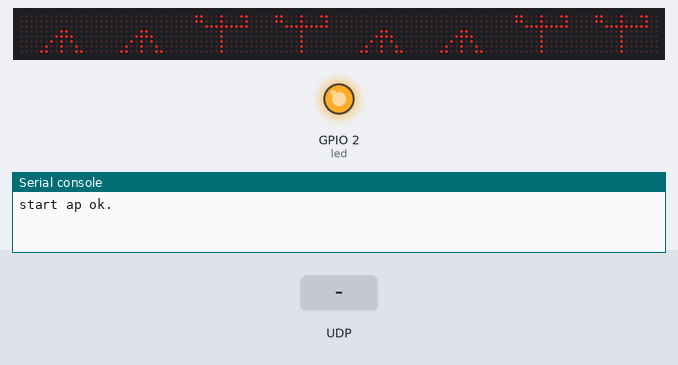
Simulated run of this program. Board: ESP32 board running MicroPython. On the bench: 128×8 LED matrix, output pins drawn as LEDs (lit = HIGH), the last lines printed to the serial console. The test bench sets the inputs (shaded band). The board's own WiFi access point starts at once; library files of the repository ran but are not shown: max7219.py; pins used as bus, display or sensor lines are not drawn.

Above: at 4.2 s.
4.3 s: UDP packet "1" arrives
At 5.6 s:
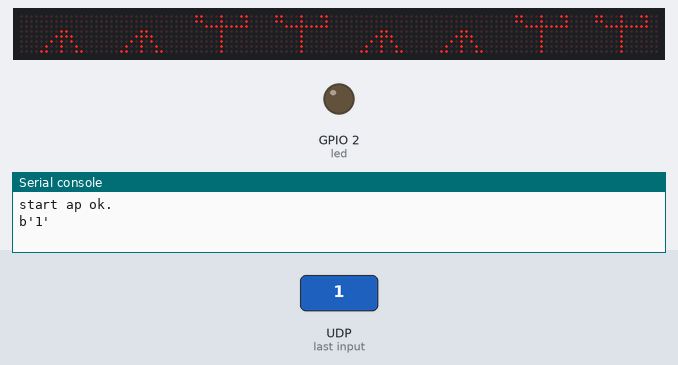
7.3 s: UDP packet "on" arrives
At 9.2 s:
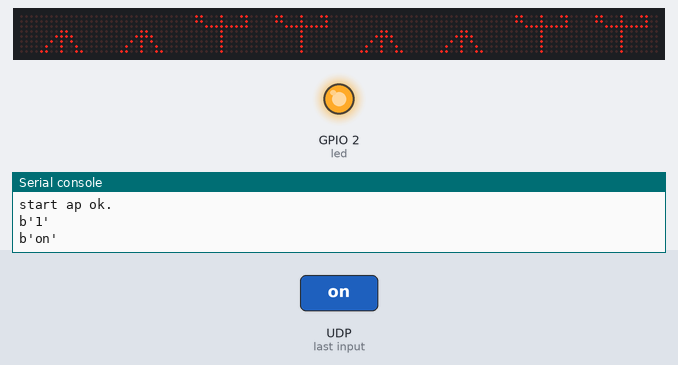
9.3 s: UDP packet "off" arrives
At 10.6 s:
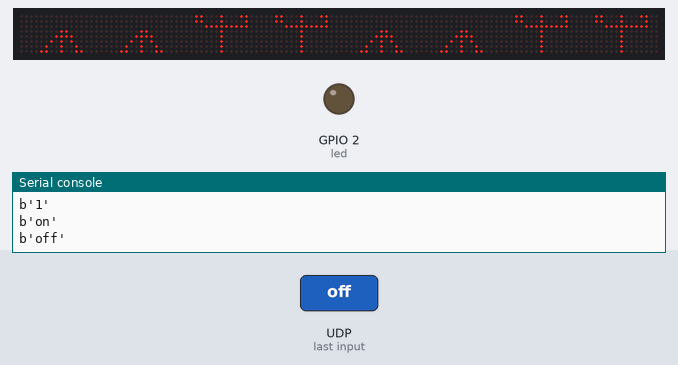
Timing chart, 0 to 12.3 s (numbered marks = the images above; inputs shaded):
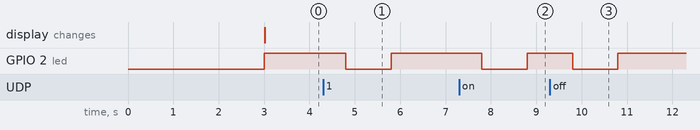

Measured:
- after the input at 4.3 s, GPIO 2 (led): HIGH → LOW after 0.50 s, → HIGH 1.0 s later
- after the input at 7.3 s, GPIO 2 (led): HIGH → LOW after 0.50 s, → HIGH 1.0 s later
- after the input at 9.3 s, GPIO 2 (led): HIGH → LOW after 0.50 s, → HIGH 1.0 s later

The program:

receiver2.py
```python
# esp32执行 接收端开启ap并控制屏幕

import network
from machine import Pin
import json
import socket
import time

# from testlcd import *
import max7219
from machine import Pin, SPI
#####

def receiver():
    ap = network.WLAN(network.AP_IF)
    # ap.active(False)
    ap.active(True)
    ap.config(essid='pyb_test', authmode=2, password='11111111')
    time.sleep(3)
    led = Pin(2,Pin.OUT)
    led.on() #light


    addr0 = ('192.168.4.1', 8085)

    s = socket.socket(socket.AF_INET, socket.SOCK_DGRAM) #UDP
    s.setsockopt(socket.SOL_SOCKET,socket.SO_REUSEADDR,1)
    s.bind(addr0)
    s.settimeout(0.5)
    # #子节点
    # s1 = socket.socket(socket.AF_INET, socket.SOCK_DGRAM, socket.IPPROTO_UDP)
    # addr1 = ('192.168.4.2', 8080)

    print("start ap ok.")

    ###
    spi = SPI(1, baudrate=1000000, polarity=1, phase=0, sck=Pin(4), mosi=Pin(23))
    ss = Pin(5, Pin.OUT)

    display = max7219.Matrix8x8(spi, ss, 16)
    display.buffer=  b'\x00\x00\x00\x00\x18\x8c\x18\x8c\x00\x00\x00\x00\x18\x8c\x18\x8c\x00\x00\x00\x00\x18\x84\x18\x84\x00\x00\x00\x00\x18\x84\x18\x84\x00\x00\x00\x00\x07\xfc\x07\xfc\x00\x00\x00\x00\x07\xfc\x07\xfc\x00\xc0\x00\xc0\x00\x80\x00\x80\x00\xc0\x00\xc0\x00\x80\x00\x80\x01\xe0\x01\xe0\x00\x80\x00\x80\x01\xe0\x01\xe0\x00\x80\x00\x80\x02\xa0\x02\xa0\x00\x80\x00\x80\x02\xa0\x02\xa0\x00\x80\x00\x80\x04\x90\x04\x90\x00\x80\x00\x80\x04\x90\x04\x90\x00\x80\x00\x80\x0c\x98\x0c\x98\x00\x80\x00\x80\x0c\x98\x0c\x98\x00\x80\x00\x80'
    display.show()
    ###


    temp_status = 0

    while 1:
        #UDP传输
        #第一个节点
        # s1.sendto(b'\x01', addr1)

        recv_data1 = None
        recv_addr1 = None
        try:
            while 1:
                temp1,temp2 = s.recvfrom(1024)
                recv_data1, recv_addr1 = temp1,temp2
                #直至最新
        except:
            pass

        if recv_data1!=None:
            print(recv_data1)
            led.off() #dark
            time.sleep(1)
            led.on() #light
            # s1.sendto(b'\x11',addr1) #发回表示收到

            if recv_data1==b'\x11':
                #请求变道
                #大佬大佬
                display.buffer = b'\x01\x00\x08@\x02\x80\x90\x80\x01\x00\x08@\x02\x80\x90\x80\x01\x00\x08@\x02\x80\x11\x84\x01\x00\x08@\x02\x80\x11\x84\x01\x00\x08D\x04@\x12\x98\x01\x00\x08D\x04@\x12\x98\x01\x00\x13\xf4\x04@\x14\xe0\x01\x00\x13\xf4\x04@\x14\xe0\x01\x00\x10H\x08 \x18\x82\x01\x00\x10H\x08 \x18\x82\xff\xfe0P\x10\x10\x10\x82\xff\xfe0P\x10\x10\x10\x82\x01\x007\xfe \x08\x10~\x01\x007\xfe \x08\x10~\x01\x00P@\xc0\x06\x10\x00\x01\x00P@\xc0\x06\x10\x00'
                display.show()
                time.sleep(1)
                #求插个队
                display.buffer = b"\x01  \x08\x03@6\\\x01\x00\x00@\x01\x00D\xa0\x01\x10 <\x05 \xe4D\x01\x00|@\x01\x00D\xa0\x01\x00'\xc0\t\x10$D\x02\x80D@\x01\x00D\xa0\x7f\xfc @\x11\x08'\\\x04@H@\x01\x00i\x10\x01\x00\xf8@a\x06$D\x08 H@\x01\x00Q\x10!\x08/\xfe\x01\x00$D\x10\x10P@\x01\x00B\x08\x11\x10 @\x05\x00\xa7\xfc!\x08H@\x01\x00D\x04\t\xa0)@\x02\x00D\x04\xc1\x06H@\x01\x00H\x02"
                display.show()
                time.sleep(1)
                temp_status = 1

            elif recv_data1==b'\x00':
                #只感谢一次
                if temp_status==1:
                    temp_status = 0
                    #感谢大佬
                    display.buffer =b"\x00(\x01\x08(\x92$\xa8\x01\x00\x08@\x02\x80\x90\x80\x00$B\x08O\xaa/\xa8\x01\x00\x08@\x02\x80\x11\x84?\xfe'\x88@F!\x88\x01\x00\x08D\x04@\x12\x98  $\x88\x80\x82*\x88\x01\x00\x13\xf4\x04@\x14\xe0/\xa4\x07\xbe\x01\x004\x88\x01\x00\x10H\x08 \x18\x82 $\x04\x88H\x84(\x88\xff\xfe0P\x10\x10\x10\x82/\xa8\xe7\x88H\x12\x02\xa8\x01\x007\xfe \x08\x10~(\x98$\xc8\x87\xf2\x01\x10\x01\x00P@\xc0\x06\x10\x00"
                    display.show()
                    time.sleep(1)
                    #祝您每天
                    display.buffer = b' \x00\t\x00T\x90\x14D\x10\x00\x00\x00\xff\xfe\x02\x80\x13\xfc\t\x00\x94\x90\x11@\x1f\xfc?\xf8 \x10\x02\x80\x12\x04\x11\xfc\x10\x90\x10\x80 \x00\x01\x00"\x10\x04@\xfa\x042\x04\x11\x12\x02\x00 \x00\x01\x00!\x10\x04@\n\x04TH\x11\x12Q\x04_\xf0\x01\x00?\xfc\x08 \x12\x04\x99P\x12\x12Q\x12\x90\x10\x01\x00\x00\x10\x10\x10\x13\xfc\x11H\x14\x0e\x90\x12\x12\x10\xff\xfe\x00\xa0 \x088\x90\x12D\x18\x00\x0f\xf0\x11\x10\x01\x00\x00@\xc0\x06'
                    display.show()
                    time.sleep(0.5)
                    #万事顺利
                    display.buffer = b'\x00\x00\x01\x00\x04\x10?\xf8\x04\x00\x01\x04U$\x16$\x00\x00\x01\x00\x08\x10\x01\x08E\xfe\x07\x84U$\x15$\xff\xfe\xff\xfe\x08\x10\xff\xfeT |\x04U$$\xa4\x04\x00\x01\x00\x10\x10\x01\x08T@\x04$UD$$\x04\x00?\xf8\x10\x10?\xf8U\xfc\x04$TPD\x04\x04\x00!\x08 \x10\x01\x00U\x04\x04$T\x88\x84\x04\x07\xf0?\xf8@\xa0\x05\x00U$\xff\xa4\x85\x04\x04\x14\x04\x10\x01\x00\x80@\x02\x00U$\x0c$\x06\x02\x04\x08'
                    display.show()
                    time.sleep(1)

                else:
                    #平时状态
                    #可根据time.time()循环播放，也可根据串口屏回传信息判断动图结束再播放
                    #fig
                    display.buffer=  b'\x00\x00\x00\x00\x18\x8c\x18\x8c\x00\x00\x00\x00\x18\x8c\x18\x8c\x00\x00\x00\x00\x18\x84\x18\x84\x00\x00\x00\x00\x18\x84\x18\x84\x00\x00\x00\x00\x07\xfc\x07\xfc\x00\x00\x00\x00\x07\xfc\x07\xfc\x00\xc0\x00\xc0\x00\x80\x00\x80\x00\xc0\x00\xc0\x00\x80\x00\x80\x01\xe0\x01\xe0\x00\x80\x00\x80\x01\xe0\x01\xe0\x00\x80\x00\x80\x02\xa0\x02\xa0\x00\x80\x00\x80\x02\xa0\x02\xa0\x00\x80\x00\x80\x04\x90\x04\x90\x00\x80\x00\x80\x04\x90\x04\x90\x00\x80\x00\x80\x0c\x98\x0c\x98\x00\x80\x00\x80\x0c\x98\x0c\x98\x00\x80\x00\x80'
                    display.show()

        time.sleep_ms(100)


if __name__=="__main__":
    receiver()
```
